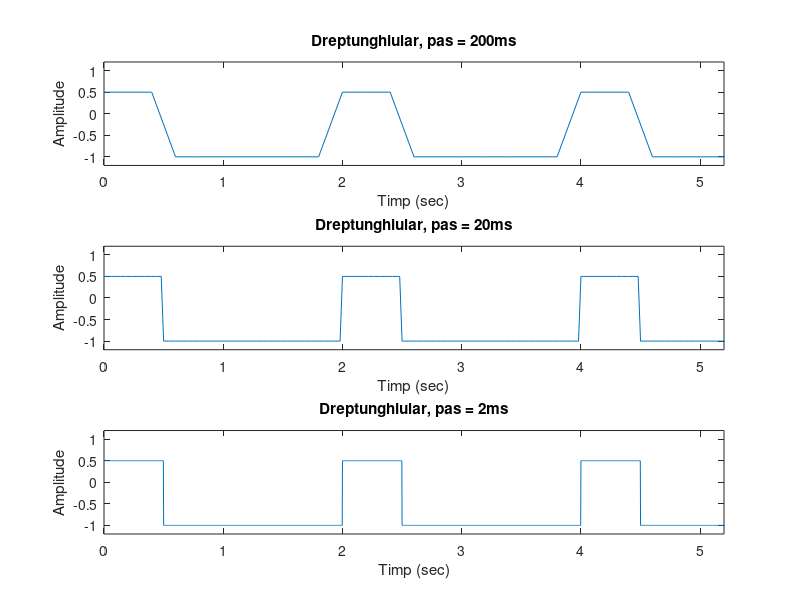

The MATLAB script that drew this image:

%fs = 5000;
%cream un vector de la 0 la 100 cu pasul 0.2 (rezolutie 200 ms)
t = 0 : 0.2 : 100;

x = square(pi * t, 25);

for i = 1 : 1 : length(x)
   if x(i) > 0
       x(i) = x(i) / 2;
   end
end

subplot(3, 1, 1)
plot(t, x) %afisarea primului grafic
axis([0 5.2 -1.2 1.2]) %setam intervalul axelor
xlabel('Timp (sec)') %denumim axa X
ylabel('Amplitude') %denumim axa Y
title('Dreptunghiular, pas = 200ms') %denumim graficul

%cream un vector de la 0 la 100 cu pasul 0.02 (rezolutie 20 ms)
t2 = 0 : 0.02 : 100;

x2 = square(pi * t2, 25);

for i2 = 1 : 1 : length(x2)
   if x2(i2) > 0
       x2(i2) = x2(i2) / 2;
   end
end

subplot(3, 1, 2) 
plot(t2, x2) %afisarea graficului nr. 2
axis([0 5.2 -1.2 1.2])
xlabel('Timp (sec)') %denumim axa X
ylabel('Amplitude') %denumim axa Y
title('Dreptunghiular, pas = 20ms') %denumim graficul

%cream un vector de la 0 la 100 cu pasul 0.002 (rezolutie 2 ms)
t3 = 0 : 0.002 : 100;

x3 = square(pi * t3, 25);

for i3 = 1 : 1 : length(x3)
   if x3(i3) > 0
       x3(i3) = x3(i3) / 2;
   end
end

subplot(3, 1, 3) %afisarea graficului nr. 3
plot(t3, x3)
axis([0 5.2 -1.2 1.2])
xlabel('Timp (sec)') %denumim axa X
ylabel('Amplitude') %denumim axa Y
title('Dreptunghiular, pas = 2ms') %denumim graficul
